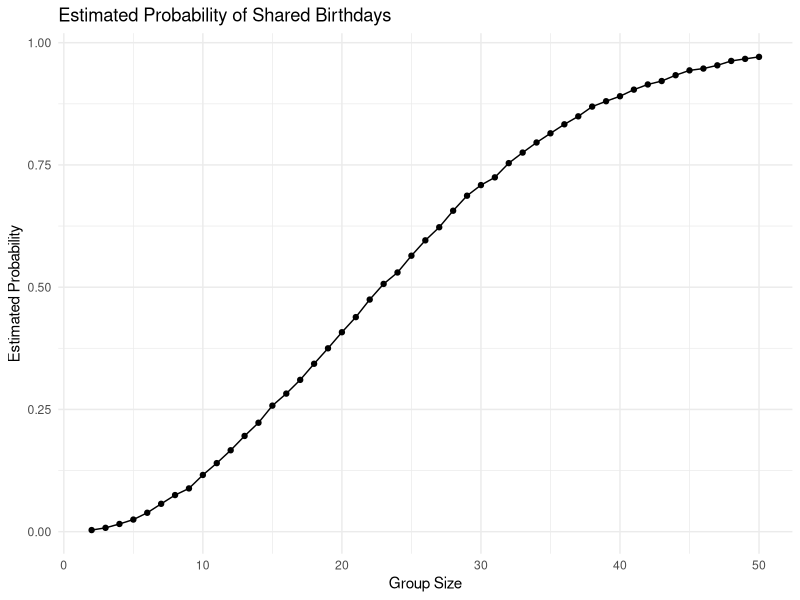

This figure's R source: (Note: this script raises an error after producing the figure.)
## ---- chunk 1
library(tidyverse)
## ---- chunk 2
# Function to determine whether a group has at least
# two people sharing the same birthday
birthday_sim = function(n) {
  birthdays = sample(1:365, size = n, replace = TRUE)
  any(duplicated(birthdays))
}

# Simulate the birthday problem 10,000 times
# for group sizes from 2 to 50
set.seed(123)

birthday_results = tibble(
  group_size = 2:50
) |>
  mutate(
    simulations = map(
      group_size,
      ~ replicate(10000, birthday_sim(.x))
    ),
    probability = map_dbl(
      simulations,
      mean
    )
  )

# Plot estimated probabilities
ggplot(birthday_results,
       aes(x = group_size, y = probability)) +
  geom_line() +
  geom_point() +
  labs(
    title = "Estimated Probability of Shared Birthdays",
    x = "Group Size",
    y = "Estimated Probability"
  ) +
  theme_minimal()
## ---- chunk 3

# Get the names of all CSV files
file_names =
  list.files(
    path = "data/data",
    pattern = "\\.csv$",
    full.names = TRUE
  )

# Create a dataframe containing filenames and imported data
study_data =
  tibble(
    file_name = file_names,
    arm = if_else(str_detect(file_names, "con"), "control", "experimental"),
    subject_id = str_extract(basename(file_names), "\\d+"),
    data = map(file_names, read_csv)
  )

# Combine all observations and reshape into tidy format
study_tidy =
  study_data |>
  unnest(data) |>
  pivot_longer(
    cols = starts_with("week_"),
    names_to = "week",
    values_to = "observation"
  ) |>
  mutate(
    week = factor(week, levels = paste0("week_", 1:8))
  )

# Display the tidy dataset
study_tidy
## ---- chunk 4

study_tidy |>
  ggplot(
    aes(
      x = week,
      y = observation,
      group = interaction(arm, subject_id),
      color = arm
    )
  ) +
  geom_line(alpha = 0.6) +
  labs(
    title = "Observations Over Time by Study Arm",
    x = "Week",
    y = "Observation",
    color = "Study Arm"
  ) +
  theme_minimal()
## ---- chunk 5
set.seed(123)

n = 30
sigma = 5
n_sim = 5000

mu_values = 0:6

simulate_data = function(mu) {
  x = rnorm(n, mean = mu, sd = sigma)

  broom::tidy(t.test(x, mu = 0)) |>
    select(estimate, p.value)
}

simulation_results =
  expand_grid(
    mu = mu_values,
    simulation = 1:n_sim
  ) |>
  mutate(
    results = map(mu, simulate_data)
  ) |>
  unnest(results)
## ---- chunk 6
#Calculate power and average estimates

simulation_summary = simulation_results %>%
  mutate(reject_null = p.value < 0.05) %>%
  group_by(mu) %>%
  summarize(
    power = mean(reject_null),
    average_estimate = mean(estimate),
    average_estimate_rejected = if (any(reject_null)) {
      mean(estimate[reject_null])
    } else {
      NA_real_
    },
    .groups = "drop"
  )

simulation_summary


#Plot power versus true mean

simulation_summary %>%
  filter(mu > 0) %>%
  ggplot(aes(x = mu, y = power)) +
  geom_point() +
  geom_line() +
  labs(
    title = "Power vs. True Mean",
    x = "True Mean",
    y = "Power"
  ) +
  theme_minimal()


#Plot average estimates versus true mean

simulation_summary %>%
  filter(mu > 0) %>%
  ggplot(aes(x = mu)) +
  geom_line(
    aes(y = average_estimate, color = "All simulations")
  ) +
  geom_point(
    aes(y = average_estimate, color = "All simulations")
  ) +
  geom_line(
    aes(y = average_estimate_rejected, color = "Rejected null")
  ) +
  geom_point(
    aes(y = average_estimate_rejected, color = "Rejected null")
  ) +
  geom_abline(
    intercept = 0,
    slope = 1,
    linetype = "dashed"
  ) +
  labs(
    title = "Average Estimates vs. True Mean",
    x = "True Mean",
    y = "Average Estimated Mean",
    color = "Estimate"
  ) +
  theme_minimal()
